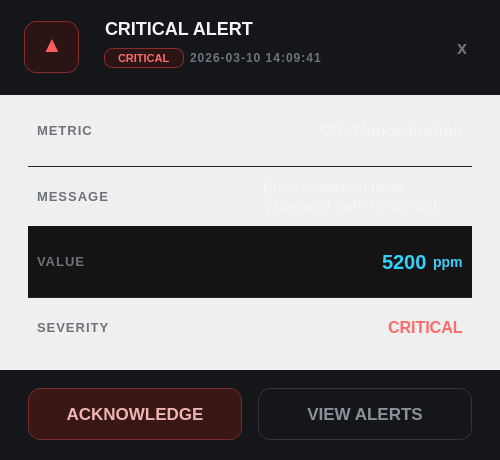
<?xml version="1.0" encoding="UTF-8"?>
<ui version="4.0">
 <class>AlertDialog</class>
 <widget class="QDialog" name="AlertDialog">
  <property name="geometry">
   <rect>
    <x>0</x>
    <y>0</y>
    <width>500</width>
    <height>460</height>
   </rect>
  </property>
  <property name="minimumSize">
   <size>
    <width>500</width>
    <height>460</height>
   </size>
  </property>
  <property name="maximumSize">
   <size>
    <width>500</width>
    <height>460</height>
   </size>
  </property>
  <property name="font">
   <font>
    <pointsize>18</pointsize>
    <bold>true</bold>
   </font>
  </property>
  <property name="windowTitle">
   <string>Dialog</string>
  </property>
  <property name="styleSheet">
   <string notr="true">border:none</string>
  </property>
  <layout class="QVBoxLayout" name="verticalLayout">
   <property name="spacing">
    <number>0</number>
   </property>
   <property name="leftMargin">
    <number>0</number>
   </property>
   <property name="topMargin">
    <number>0</number>
   </property>
   <property name="rightMargin">
    <number>0</number>
   </property>
   <property name="bottomMargin">
    <number>0</number>
   </property>
   <item>
    <widget class="QFrame" name="headerFrame">
     <property name="maximumSize">
      <size>
       <width>16777215</width>
       <height>100</height>
      </size>
     </property>
     <property name="styleSheet">
      <string notr="true">background-color: rgb(20, 22, 26);
border:none;</string>
     </property>
     <property name="frameShape">
      <enum>QFrame::StyledPanel</enum>
     </property>
     <property name="frameShadow">
      <enum>QFrame::Raised</enum>
     </property>
     <layout class="QHBoxLayout" name="horizontalLayout">
      <property name="spacing">
       <number>16</number>
      </property>
      <property name="leftMargin">
       <number>24</number>
      </property>
      <property name="topMargin">
       <number>18</number>
      </property>
      <property name="rightMargin">
       <number>24</number>
      </property>
      <property name="bottomMargin">
       <number>18</number>
      </property>
      <item alignment="Qt::AlignHCenter|Qt::AlignVCenter">
       <widget class="QFrame" name="iconFrame">
        <property name="maximumSize">
         <size>
          <width>55</width>
          <height>55</height>
         </size>
        </property>
        <property name="styleSheet">
         <string notr="true">QFrame#iconFrame {
    background-color: #2A1414;
    border: 1px solid #8B2B2B;
    border-radius: 12px;
}</string>
        </property>
        <property name="frameShape">
         <enum>QFrame::StyledPanel</enum>
        </property>
        <property name="frameShadow">
         <enum>QFrame::Raised</enum>
        </property>
        <layout class="QHBoxLayout" name="horizontalLayout_9">
         <property name="leftMargin">
          <number>12</number>
         </property>
         <property name="topMargin">
          <number>8</number>
         </property>
         <property name="rightMargin">
          <number>12</number>
         </property>
         <property name="bottomMargin">
          <number>12</number>
         </property>
         <item>
          <widget class="QLabel" name="iconLabel">
           <property name="minimumSize">
            <size>
             <width>30</width>
             <height>30</height>
            </size>
           </property>
           <property name="maximumSize">
            <size>
             <width>30</width>
             <height>30</height>
            </size>
           </property>
           <property name="font">
            <font>
             <pointsize>-1</pointsize>
             <bold>true</bold>
            </font>
           </property>
           <property name="styleSheet">
            <string notr="true">QLabel#iconLabel {
    color: #FF5C5C;
    font-size: 22px;
    font-weight: 700;
    background: transparent;
    border: none;
}</string>
           </property>
           <property name="text">
            <string>&lt;html&gt;&lt;head/&gt;&lt;body&gt;&lt;p&gt;▲&lt;/p&gt;&lt;/body&gt;&lt;/html&gt;</string>
           </property>
           <property name="alignment">
            <set>Qt::AlignCenter</set>
           </property>
          </widget>
         </item>
        </layout>
       </widget>
      </item>
      <item>
       <widget class="QFrame" name="titleFrame">
        <property name="minimumSize">
         <size>
          <width>350</width>
          <height>0</height>
         </size>
        </property>
        <property name="styleSheet">
         <string notr="true">border: none;</string>
        </property>
        <property name="frameShape">
         <enum>QFrame::StyledPanel</enum>
        </property>
        <property name="frameShadow">
         <enum>QFrame::Raised</enum>
        </property>
        <layout class="QVBoxLayout" name="verticalLayout_2">
         <property name="spacing">
          <number>0</number>
         </property>
         <property name="leftMargin">
          <number>0</number>
         </property>
         <property name="topMargin">
          <number>0</number>
         </property>
         <property name="rightMargin">
          <number>0</number>
         </property>
         <property name="bottomMargin">
          <number>0</number>
         </property>
         <item>
          <widget class="QLabel" name="titleLabel">
           <property name="styleSheet">
            <string notr="true">QLabel#titleLabel {
    color: #F3F4F6;
    font-size: 18px;
    font-weight: 700;
    border: none;
    background: transparent;
}</string>
           </property>
           <property name="text">
            <string>  CRITICAL ALERT</string>
           </property>
          </widget>
         </item>
         <item alignment="Qt::AlignLeft|Qt::AlignVCenter">
          <widget class="QWidget" name="severityTimeFrame" native="true">
           <property name="maximumSize">
            <size>
             <width>16777215</width>
             <height>50</height>
            </size>
           </property>
           <layout class="QHBoxLayout" name="horizontalLayout_2">
            <item alignment="Qt::AlignHCenter|Qt::AlignVCenter">
             <widget class="QLabel" name="severityBadge">
              <property name="minimumSize">
               <size>
                <width>0</width>
                <height>20</height>
               </size>
              </property>
              <property name="maximumSize">
               <size>
                <width>80</width>
                <height>30</height>
               </size>
              </property>
              <property name="styleSheet">
               <string notr="true">QLabel#severityBadge {
    color: #FF6B6B;
    background-color: #2A1414;
    border: 1px solid #8B2B2B;
    border-radius: 8px;
    padding: 4px 10px;
    font-size: 11px;
    font-weight: 700;
}</string>
              </property>
              <property name="text">
               <string>CRITICAL</string>
              </property>
             </widget>
            </item>
            <item>
             <widget class="QLabel" name="timestampLabel">
              <property name="minimumSize">
               <size>
                <width>0</width>
                <height>20</height>
               </size>
              </property>
              <property name="styleSheet">
               <string notr="true">QLabel#timestampLabel {
    color: #6E737B;
    font-size: 12px;
	letter-spacing: 1px;
	font-weight: 600;
    border: none;
    background: transparent;
}
</string>
              </property>
              <property name="text">
               <string>2026-03-10 14:09:41</string>
              </property>
             </widget>
            </item>
           </layout>
          </widget>
         </item>
        </layout>
       </widget>
      </item>
      <item>
       <widget class="QPushButton" name="closeButton">
        <property name="minimumSize">
         <size>
          <width>28</width>
          <height>28</height>
         </size>
        </property>
        <property name="maximumSize">
         <size>
          <width>28</width>
          <height>28</height>
         </size>
        </property>
        <property name="styleSheet">
         <string notr="true">QPushButton#closeButton {
    color: #6F737A;
    background: transparent;
    border: none;
    font-size: 18px;
    font-weight: 500;
}
QPushButton#closeButton:hover {
    color: #E5E7EB;
}</string>
        </property>
        <property name="text">
         <string>x</string>
        </property>
       </widget>
      </item>
     </layout>
    </widget>
   </item>
   <item>
    <widget class="QFrame" name="detailsFrame">
     <property name="styleSheet">
      <string notr="true">background-color: rgb(28, 31, 36);

QFrame#metricRow{border-bottom: 1px solid #23272D}
QFrame#messageRow,
QFrame#valueRow {
    border-bottom: 1px solid #23272D;
	background-color: rgb(20, 20, 20);
}

</string>
     </property>
     <property name="frameShape">
      <enum>QFrame::StyledPanel</enum>
     </property>
     <property name="frameShadow">
      <enum>QFrame::Raised</enum>
     </property>
     <layout class="QVBoxLayout" name="verticalLayout_3">
      <property name="spacing">
       <number>4</number>
      </property>
      <property name="leftMargin">
       <number>28</number>
      </property>
      <property name="topMargin">
       <number>0</number>
      </property>
      <property name="rightMargin">
       <number>28</number>
      </property>
      <property name="bottomMargin">
       <number>18</number>
      </property>
      <item>
       <widget class="QFrame" name="metricRow">
        <property name="minimumSize">
         <size>
          <width>0</width>
          <height>72</height>
         </size>
        </property>
        <property name="styleSheet">
         <string notr="true">border-bottom: 1px solid #23272D;</string>
        </property>
        <layout class="QHBoxLayout" name="horizontalLayout_3">
         <item alignment="Qt::AlignLeft">
          <widget class="QLabel" name="metricTitleLabel">
           <property name="minimumSize">
            <size>
             <width>120</width>
             <height>0</height>
            </size>
           </property>
           <property name="maximumSize">
            <size>
             <width>120</width>
             <height>16777215</height>
            </size>
           </property>
           <property name="styleSheet">
            <string notr="true">QLabel {
    color: #6E737B;
    font-size: 13px;
    font-weight: 600;
    letter-spacing: 1px;
    background: transparent;
    border: none;
}</string>
           </property>
           <property name="text">
            <string>METRIC</string>
           </property>
          </widget>
         </item>
         <item alignment="Qt::AlignRight">
          <widget class="QLabel" name="metricValueLabel">
           <property name="styleSheet">
            <string notr="true">QLabel#metricValueLabel {
    color: #F3F4F6;
    font-size: 16px;
    font-weight: 700;
    background: transparent;
    border: none;
}</string>
           </property>
           <property name="text">
            <string>CO₂ Concentration</string>
           </property>
          </widget>
         </item>
        </layout>
       </widget>
      </item>
      <item>
       <widget class="QFrame" name="messageFrame">
        <property name="minimumSize">
         <size>
          <width>0</width>
          <height>72</height>
         </size>
        </property>
        <property name="styleSheet">
         <string notr="true">border-bottom: 1px solid #23272D;</string>
        </property>
        <layout class="QHBoxLayout" name="horizontalLayout_4">
         <item alignment="Qt::AlignLeft">
          <widget class="QLabel" name="messageTitleLabel">
           <property name="minimumSize">
            <size>
             <width>120</width>
             <height>0</height>
            </size>
           </property>
           <property name="maximumSize">
            <size>
             <width>120</width>
             <height>16777215</height>
            </size>
           </property>
           <property name="styleSheet">
            <string notr="true">QLabel {
    color: #6E737B;
    font-size: 13px;
    font-weight: 600;
    letter-spacing: 1px;
    background: transparent;
    border: none;
}</string>
           </property>
           <property name="text">
            <string>MESSAGE</string>
           </property>
          </widget>
         </item>
         <item alignment="Qt::AlignRight">
          <widget class="QLabel" name="messageValueLabel">
           <property name="minimumSize">
            <size>
             <width>200</width>
             <height>0</height>
            </size>
           </property>
           <property name="maximumSize">
            <size>
             <width>300</width>
             <height>16777215</height>
            </size>
           </property>
           <property name="styleSheet">
            <string notr="true">QLabel#messageValueLabel {
    color: #F3F4F6;
    font-size: 15px;
    font-weight: 500;
    background: transparent;
    border: none;
}</string>
           </property>
           <property name="text">
            <string>Environmental level exceeded safe threshold</string>
           </property>
           <property name="wordWrap">
            <bool>true</bool>
           </property>
          </widget>
         </item>
        </layout>
       </widget>
      </item>
      <item>
       <widget class="QFrame" name="valueRow">
        <property name="minimumSize">
         <size>
          <width>0</width>
          <height>72</height>
         </size>
        </property>
        <property name="styleSheet">
         <string notr="true">border-bottom: 1px solid #23272D;</string>
        </property>
        <layout class="QHBoxLayout" name="horizontalLayout_5">
         <item alignment="Qt::AlignLeft">
          <widget class="QLabel" name="valueTitleLabel">
           <property name="minimumSize">
            <size>
             <width>120</width>
             <height>0</height>
            </size>
           </property>
           <property name="maximumSize">
            <size>
             <width>120</width>
             <height>16777215</height>
            </size>
           </property>
           <property name="styleSheet">
            <string notr="true">QLabel {
    color: #6E737B;
    font-size: 13px;
    font-weight: 600;
    letter-spacing: 1px;
    background: transparent;
    border: none;
}</string>
           </property>
           <property name="text">
            <string>VALUE</string>
           </property>
          </widget>
         </item>
         <item alignment="Qt::AlignRight">
          <widget class="QFrame" name="valueFrame">
           <property name="styleSheet">
            <string notr="true">border: transparent;</string>
           </property>
           <property name="frameShape">
            <enum>QFrame::StyledPanel</enum>
           </property>
           <property name="frameShadow">
            <enum>QFrame::Raised</enum>
           </property>
           <layout class="QHBoxLayout" name="horizontalLayout_7">
            <property name="rightMargin">
             <number>0</number>
            </property>
            <item>
             <widget class="QLabel" name="valueNumberLabel">
              <property name="styleSheet">
               <string notr="true">QLabel#valueNumberLabel {
    color: #33D1FF;
    font-size: 20px;
    font-weight: 700;
    background: transparent;
    border: none;
}</string>
              </property>
              <property name="text">
               <string>5200</string>
              </property>
             </widget>
            </item>
            <item>
             <widget class="QLabel" name="valueUnitLabel">
              <property name="styleSheet">
               <string notr="true">QLabel#valueUnitLabel {
    color: #33D1FF;
    font-size: 14px;
    font-weight: 600;
    background: transparent;
    border: none;
}</string>
              </property>
              <property name="text">
               <string>ppm</string>
              </property>
             </widget>
            </item>
           </layout>
          </widget>
         </item>
        </layout>
       </widget>
      </item>
      <item>
       <widget class="QFrame" name="severityRow">
        <property name="minimumSize">
         <size>
          <width>0</width>
          <height>72</height>
         </size>
        </property>
        <layout class="QHBoxLayout" name="horizontalLayout_6">
         <item alignment="Qt::AlignLeft">
          <widget class="QLabel" name="severityTitleLabel">
           <property name="minimumSize">
            <size>
             <width>120</width>
             <height>0</height>
            </size>
           </property>
           <property name="maximumSize">
            <size>
             <width>120</width>
             <height>16777215</height>
            </size>
           </property>
           <property name="styleSheet">
            <string notr="true">QLabel {
    color: #6E737B;
    font-size: 13px;
    font-weight: 600;
    letter-spacing: 1px;
    background: transparent;
    border: none;
}</string>
           </property>
           <property name="text">
            <string>SEVERITY</string>
           </property>
          </widget>
         </item>
         <item alignment="Qt::AlignRight">
          <widget class="QLabel" name="severityValueLabel">
           <property name="styleSheet">
            <string notr="true">QLabel#severityValueLabel {
    color: #FF6B6B;
    font-size: 16px;
    font-weight: 700;
    background: transparent;
    border: none;
}</string>
           </property>
           <property name="text">
            <string>CRITICAL</string>
           </property>
          </widget>
         </item>
        </layout>
       </widget>
      </item>
     </layout>
     <zorder>severityRow</zorder>
     <zorder>valueRow</zorder>
     <zorder>messageFrame</zorder>
     <zorder>metricRow</zorder>
    </widget>
   </item>
   <item>
    <widget class="QFrame" name="buttonBar">
     <property name="styleSheet">
      <string notr="true">background-color: rgb(20, 22, 26);
border:none;</string>
     </property>
     <property name="frameShape">
      <enum>QFrame::StyledPanel</enum>
     </property>
     <property name="frameShadow">
      <enum>QFrame::Raised</enum>
     </property>
     <layout class="QHBoxLayout" name="horizontalLayout_8">
      <property name="spacing">
       <number>16</number>
      </property>
      <property name="leftMargin">
       <number>28</number>
      </property>
      <property name="topMargin">
       <number>18</number>
      </property>
      <property name="rightMargin">
       <number>28</number>
      </property>
      <property name="bottomMargin">
       <number>20</number>
      </property>
      <item>
       <widget class="QPushButton" name="acknowledgeButton">
        <property name="minimumSize">
         <size>
          <width>0</width>
          <height>52</height>
         </size>
        </property>
        <property name="font">
         <font>
          <pointsize>-1</pointsize>
          <bold>true</bold>
         </font>
        </property>
        <property name="styleSheet">
         <string notr="true">QPushButton#acknowledgeButton {
    background-color: #3A1717;
    color: #F0B4B4;
    border: 1px solid #7A2B2B;
    border-radius: 12px;
    padding: 14px 20px;
    font-size: 17px;
    font-weight: 700;
}
QPushButton#acknowledgeButton:hover {
    background-color: #4A1D1D;
}</string>
        </property>
        <property name="text">
         <string>ACKNOWLEDGE</string>
        </property>
       </widget>
      </item>
      <item>
       <widget class="QPushButton" name="viewAlertsButton">
        <property name="minimumSize">
         <size>
          <width>0</width>
          <height>52</height>
         </size>
        </property>
        <property name="styleSheet">
         <string notr="true">QPushButton#viewAlertsButton {
    
	background-color: rgb(20, 22, 26);
    color: #8C9198;
    border: 1px solid #31363D;
    border-radius: 12px;
    padding: 14px 20px;
    font-size: 17px;
    font-weight: 700;
}
QPushButton#viewAlertsButton:hover {
    color: #D5D8DC;
    border: 1px solid #4A5058;
}</string>
        </property>
        <property name="text">
         <string>VIEW ALERTS</string>
        </property>
       </widget>
      </item>
     </layout>
    </widget>
   </item>
  </layout>
 </widget>
 <resources/>
 <connections/>
</ui>
